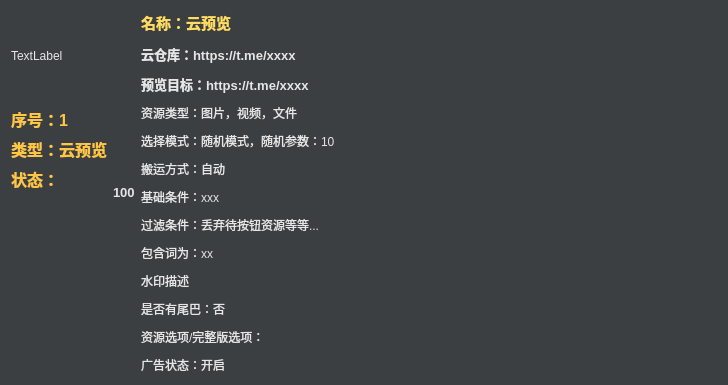
<?xml version="1.0" encoding="UTF-8"?>
<ui version="4.0">
 <class>Form_root</class>
 <widget class="QWidget" name="Form_root">
  <property name="geometry">
   <rect>
    <x>0</x>
    <y>0</y>
    <width>728</width>
    <height>298</height>
   </rect>
  </property>
  <property name="windowTitle">
   <string>Form</string>
  </property>
  <property name="styleSheet">
   <string notr="true">*{
	background-color:#3c3f42;
	color: #e6e6e6;
}

*:disabled {
	background-color: #3c3f42;
	color: #afafaf;

}


</string>
  </property>
  <layout class="QHBoxLayout" name="horizontalLayout" stretch="0,0,8">
   <item>
    <layout class="QVBoxLayout" name="zuoce" stretch="0">
     <property name="spacing">
      <number>0</number>
     </property>
     <item>
      <layout class="QVBoxLayout" name="verticalLayout_5">
       <property name="spacing">
        <number>6</number>
       </property>
       <property name="sizeConstraint">
        <enum>QLayout::SetDefaultConstraint</enum>
       </property>
       <item>
        <widget class="QLabel" name="label_ai_icon">
         <property name="sizePolicy">
          <sizepolicy hsizetype="Fixed" vsizetype="Fixed">
           <horstretch>0</horstretch>
           <verstretch>0</verstretch>
          </sizepolicy>
         </property>
         <property name="minimumSize">
          <size>
           <width>90</width>
           <height>90</height>
          </size>
         </property>
         <property name="maximumSize">
          <size>
           <width>90</width>
           <height>90</height>
          </size>
         </property>
         <property name="styleSheet">
          <string notr="true">background-color: transparent;</string>
         </property>
         <property name="text">
          <string>TextLabel</string>
         </property>
        </widget>
       </item>
       <item>
        <widget class="QLabel" name="label_xu_hao">
         <property name="sizePolicy">
          <sizepolicy hsizetype="Preferred" vsizetype="Fixed">
           <horstretch>0</horstretch>
           <verstretch>0</verstretch>
          </sizepolicy>
         </property>
         <property name="font">
          <font>
           <pointsize>12</pointsize>
           <weight>75</weight>
           <bold>true</bold>
          </font>
         </property>
         <property name="styleSheet">
          <string notr="true">
*{
	color: rgb(255, 199, 69);

}


*:disabled {
	color: #afafaf;

}


</string>
         </property>
         <property name="text">
          <string>序号：1</string>
         </property>
        </widget>
       </item>
       <item>
        <widget class="QLabel" name="label_lei_xin">
         <property name="sizePolicy">
          <sizepolicy hsizetype="Preferred" vsizetype="Fixed">
           <horstretch>0</horstretch>
           <verstretch>0</verstretch>
          </sizepolicy>
         </property>
         <property name="font">
          <font>
           <pointsize>12</pointsize>
           <weight>75</weight>
           <bold>true</bold>
          </font>
         </property>
         <property name="styleSheet">
          <string notr="true">
*{
	color: rgb(255, 199, 69);

}


*:disabled {
	color: #afafaf;

}


</string>
         </property>
         <property name="text">
          <string>类型：云预览</string>
         </property>
         <property name="alignment">
          <set>Qt::AlignLeading|Qt::AlignLeft|Qt::AlignVCenter</set>
         </property>
        </widget>
       </item>
       <item>
        <layout class="QHBoxLayout" name="horizontalLayout_2" stretch="0,0">
         <property name="spacing">
          <number>0</number>
         </property>
         <item>
          <widget class="QLabel" name="label_2">
           <property name="sizePolicy">
            <sizepolicy hsizetype="Fixed" vsizetype="Fixed">
             <horstretch>0</horstretch>
             <verstretch>0</verstretch>
            </sizepolicy>
           </property>
           <property name="font">
            <font>
             <pointsize>12</pointsize>
             <weight>75</weight>
             <bold>true</bold>
            </font>
           </property>
           <property name="styleSheet">
            <string notr="true">
*{
	color: rgb(255, 199, 69);

}


*:disabled {
	color: #afafaf;

}


</string>
           </property>
           <property name="text">
            <string>状态：</string>
           </property>
          </widget>
         </item>
         <item>
          <widget class="QCheckBox" name="checkBox_select">
           <property name="sizePolicy">
            <sizepolicy hsizetype="Preferred" vsizetype="Fixed">
             <horstretch>0</horstretch>
             <verstretch>0</verstretch>
            </sizepolicy>
           </property>
           <property name="font">
            <font>
             <pointsize>10</pointsize>
             <weight>75</weight>
             <bold>true</bold>
            </font>
           </property>
           <property name="layoutDirection">
            <enum>Qt::LeftToRight</enum>
           </property>
           <property name="autoFillBackground">
            <bool>false</bool>
           </property>
           <property name="styleSheet">
            <string notr="true">background-color: transparent;</string>
           </property>
           <property name="text">
            <string/>
           </property>
           <property name="iconSize">
            <size>
             <width>32</width>
             <height>32</height>
            </size>
           </property>
           <property name="checkable">
            <bool>true</bool>
           </property>
           <property name="checked">
            <bool>false</bool>
           </property>
           <property name="tristate">
            <bool>false</bool>
           </property>
          </widget>
         </item>
        </layout>
       </item>
       <item>
        <spacer name="verticalSpacer_2">
         <property name="orientation">
          <enum>Qt::Vertical</enum>
         </property>
         <property name="sizeHint" stdset="0">
          <size>
           <width>20</width>
           <height>40</height>
          </size>
         </property>
        </spacer>
       </item>
      </layout>
     </item>
    </layout>
   </item>
   <item>
    <widget class="QLabel" name="label_priority">
     <property name="font">
      <font>
       <pointsize>10</pointsize>
       <weight>75</weight>
       <bold>true</bold>
      </font>
     </property>
     <property name="styleSheet">
      <string notr="true">background-color: #00ffffff;</string>
     </property>
     <property name="text">
      <string>100</string>
     </property>
    </widget>
   </item>
   <item>
    <layout class="QVBoxLayout" name="verticalLayout">
     <property name="spacing">
      <number>10</number>
     </property>
     <item>
      <layout class="QVBoxLayout" name="verticalLayout_3">
       <item>
        <widget class="QLabel" name="label_name">
         <property name="sizePolicy">
          <sizepolicy hsizetype="Preferred" vsizetype="Fixed">
           <horstretch>0</horstretch>
           <verstretch>0</verstretch>
          </sizepolicy>
         </property>
         <property name="font">
          <font>
           <pointsize>11</pointsize>
           <weight>75</weight>
           <bold>true</bold>
          </font>
         </property>
         <property name="styleSheet">
          <string notr="true">


*{
color: rgb(255, 221, 98);
}

*:disabled {
	color: #afafaf;

}



</string>
         </property>
         <property name="text">
          <string>名称：云预览</string>
         </property>
         <property name="wordWrap">
          <bool>true</bool>
         </property>
        </widget>
       </item>
       <item>
        <widget class="QLabel" name="label_dest">
         <property name="sizePolicy">
          <sizepolicy hsizetype="Preferred" vsizetype="Fixed">
           <horstretch>0</horstretch>
           <verstretch>0</verstretch>
          </sizepolicy>
         </property>
         <property name="font">
          <font>
           <pointsize>10</pointsize>
           <weight>75</weight>
           <bold>true</bold>
          </font>
         </property>
         <property name="text">
          <string>云仓库：https://t.me/xxxx</string>
         </property>
         <property name="wordWrap">
          <bool>false</bool>
         </property>
        </widget>
       </item>
       <item>
        <widget class="QLabel" name="label_yun_auto_dest">
         <property name="sizePolicy">
          <sizepolicy hsizetype="Preferred" vsizetype="Fixed">
           <horstretch>0</horstretch>
           <verstretch>0</verstretch>
          </sizepolicy>
         </property>
         <property name="font">
          <font>
           <pointsize>10</pointsize>
           <weight>75</weight>
           <bold>true</bold>
          </font>
         </property>
         <property name="text">
          <string>预览目标：https://t.me/xxxx</string>
         </property>
        </widget>
       </item>
      </layout>
     </item>
     <item>
      <layout class="QVBoxLayout" name="verticalLayout_2">
       <item>
        <widget class="QLabel" name="label_dtpye">
         <property name="sizePolicy">
          <sizepolicy hsizetype="Preferred" vsizetype="Fixed">
           <horstretch>0</horstretch>
           <verstretch>0</verstretch>
          </sizepolicy>
         </property>
         <property name="font">
          <font>
           <pointsize>9</pointsize>
          </font>
         </property>
         <property name="text">
          <string>资源类型：图片，视频，文件</string>
         </property>
        </widget>
       </item>
       <item>
        <widget class="QLabel" name="label_model">
         <property name="sizePolicy">
          <sizepolicy hsizetype="Preferred" vsizetype="Fixed">
           <horstretch>0</horstretch>
           <verstretch>0</verstretch>
          </sizepolicy>
         </property>
         <property name="font">
          <font>
           <pointsize>9</pointsize>
          </font>
         </property>
         <property name="text">
          <string>选择模式：随机模式，随机参数：10</string>
         </property>
        </widget>
       </item>
       <item>
        <widget class="QLabel" name="label_action">
         <property name="text">
          <string>搬运方式：自动</string>
         </property>
        </widget>
       </item>
       <item>
        <widget class="QLabel" name="label_duration">
         <property name="sizePolicy">
          <sizepolicy hsizetype="Preferred" vsizetype="Fixed">
           <horstretch>0</horstretch>
           <verstretch>0</verstretch>
          </sizepolicy>
         </property>
         <property name="font">
          <font>
           <pointsize>9</pointsize>
          </font>
         </property>
         <property name="styleSheet">
          <string notr="true"/>
         </property>
         <property name="text">
          <string>基础条件：xxx</string>
         </property>
        </widget>
       </item>
       <item>
        <widget class="QLabel" name="label_filter_max">
         <property name="sizePolicy">
          <sizepolicy hsizetype="Preferred" vsizetype="Fixed">
           <horstretch>0</horstretch>
           <verstretch>0</verstretch>
          </sizepolicy>
         </property>
         <property name="font">
          <font>
           <pointsize>9</pointsize>
          </font>
         </property>
         <property name="text">
          <string>过滤条件：丢弃待按钮资源等等...</string>
         </property>
        </widget>
       </item>
       <item>
        <widget class="QLabel" name="label_filter_words">
         <property name="sizePolicy">
          <sizepolicy hsizetype="Preferred" vsizetype="Fixed">
           <horstretch>0</horstretch>
           <verstretch>0</verstretch>
          </sizepolicy>
         </property>
         <property name="font">
          <font>
           <pointsize>9</pointsize>
          </font>
         </property>
         <property name="text">
          <string>包含词为：xx</string>
         </property>
        </widget>
       </item>
       <item>
        <widget class="QLabel" name="label_water_desc">
         <property name="sizePolicy">
          <sizepolicy hsizetype="Preferred" vsizetype="Fixed">
           <horstretch>0</horstretch>
           <verstretch>0</verstretch>
          </sizepolicy>
         </property>
         <property name="font">
          <font>
           <pointsize>9</pointsize>
          </font>
         </property>
         <property name="text">
          <string>水印描述</string>
         </property>
        </widget>
       </item>
       <item>
        <widget class="QLabel" name="label_tail">
         <property name="sizePolicy">
          <sizepolicy hsizetype="Preferred" vsizetype="Fixed">
           <horstretch>0</horstretch>
           <verstretch>0</verstretch>
          </sizepolicy>
         </property>
         <property name="font">
          <font>
           <pointsize>9</pointsize>
          </font>
         </property>
         <property name="text">
          <string>是否有尾巴：否</string>
         </property>
        </widget>
       </item>
       <item>
        <widget class="QLabel" name="label_op">
         <property name="sizePolicy">
          <sizepolicy hsizetype="Preferred" vsizetype="Fixed">
           <horstretch>0</horstretch>
           <verstretch>0</verstretch>
          </sizepolicy>
         </property>
         <property name="text">
          <string>资源选项/完整版选项：</string>
         </property>
        </widget>
       </item>
       <item>
        <widget class="QLabel" name="label_ad_enable">
         <property name="sizePolicy">
          <sizepolicy hsizetype="Preferred" vsizetype="Fixed">
           <horstretch>0</horstretch>
           <verstretch>0</verstretch>
          </sizepolicy>
         </property>
         <property name="font">
          <font>
           <pointsize>9</pointsize>
          </font>
         </property>
         <property name="text">
          <string>广告状态：开启</string>
         </property>
        </widget>
       </item>
      </layout>
     </item>
    </layout>
   </item>
  </layout>
 </widget>
 <resources/>
 <connections/>
</ui>
